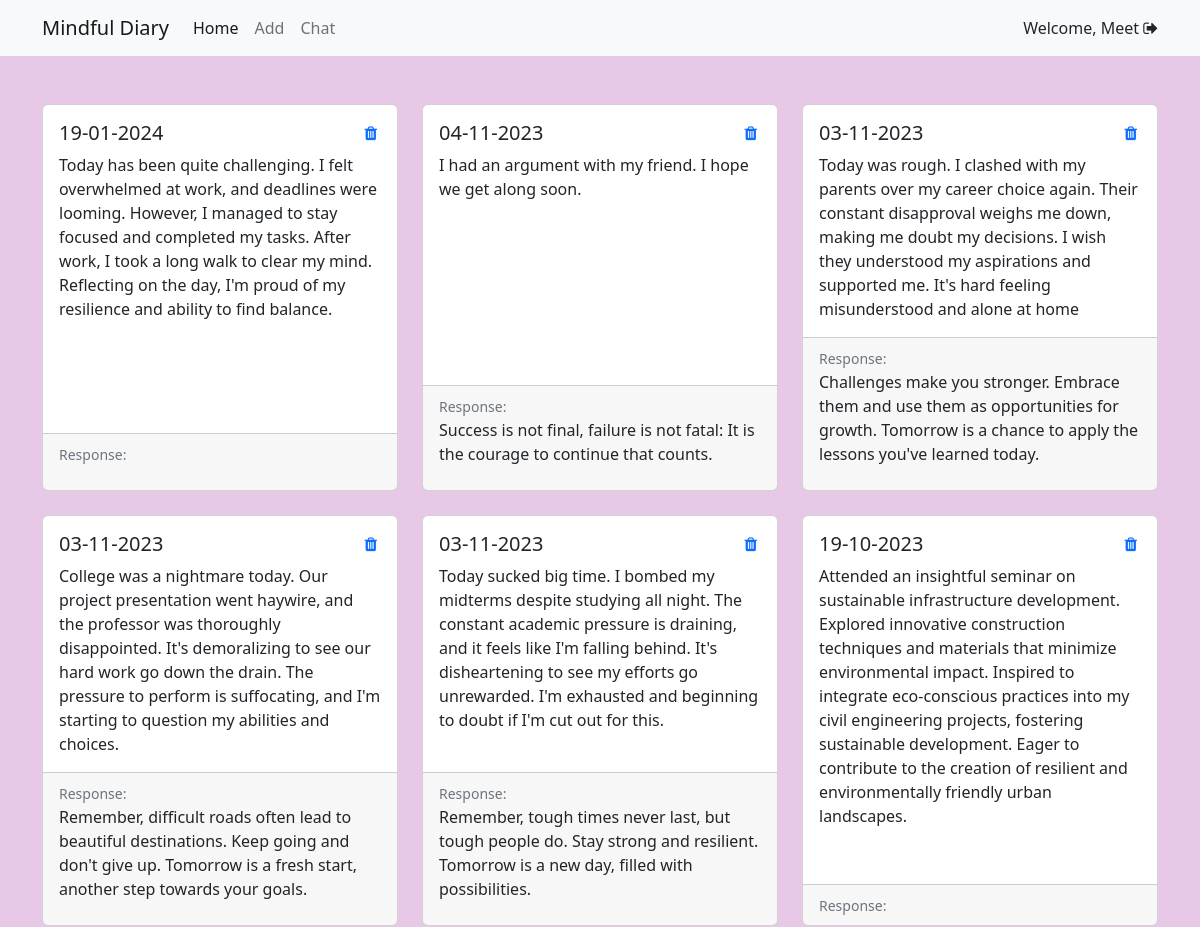
The app's page / (signed in, upper part), older data.
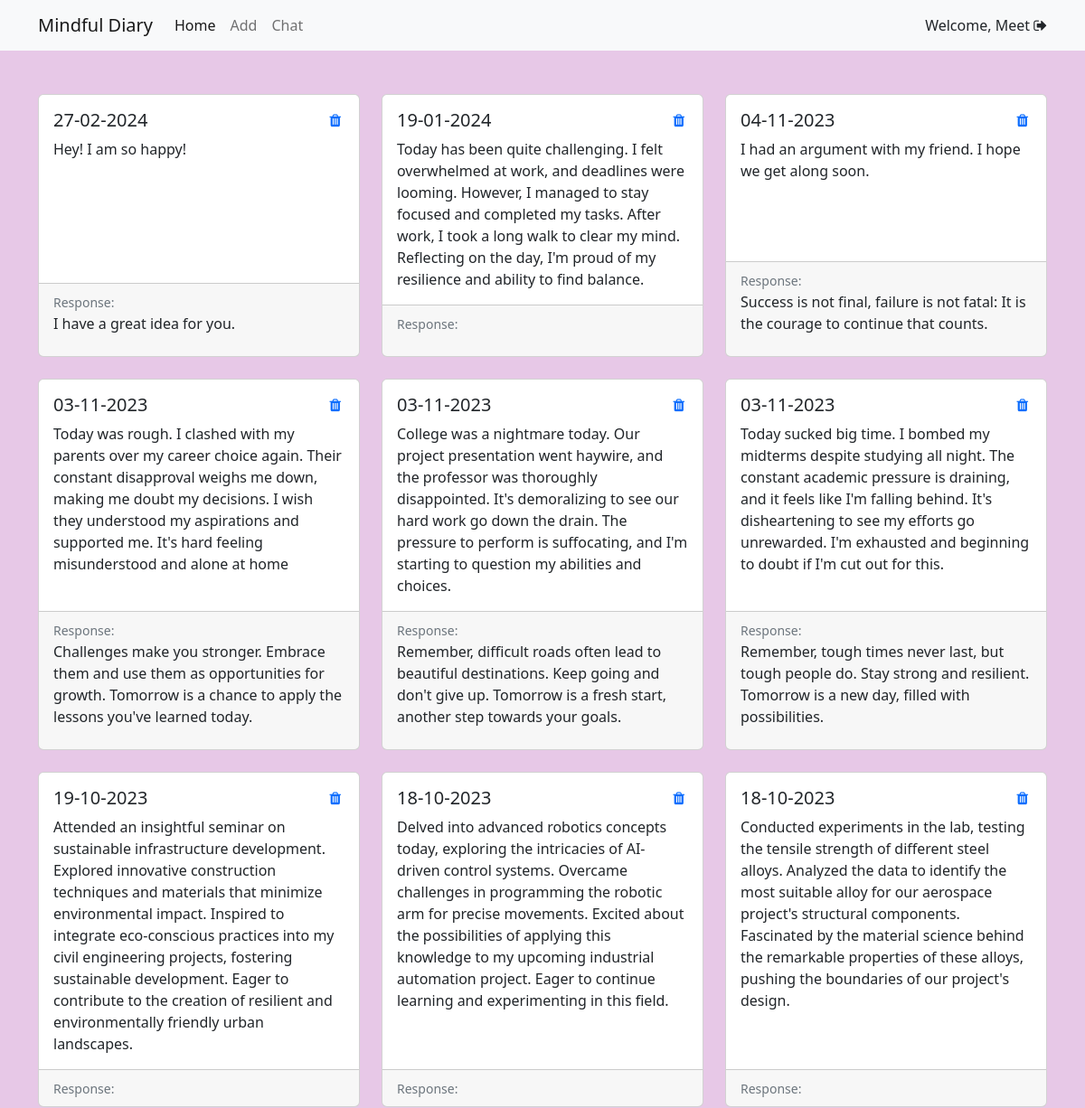
The same page, newer data.
### home/models.py (models this page shows, shortened)
class JournalEntry(models.Model):
    user = models.ForeignKey(User, on_delete=models.CASCADE)
    date = models.DateField()
    entry_text = models.TextField()

class Feedback(models.Model):
    user = models.ForeignKey(User, on_delete=models.CASCADE)
    journal_entry = models.ForeignKey(JournalEntry, on_delete=models.CASCADE)
    feedback_text = models.TextField()
    timestamp = models.DateTimeField(auto_now_add=True)

### home/views.py (the view)
# urls.py: 2. Add a URL to urlpatterns:  path('', views.home, name='home')
@login_required(login_url="/login")
def home(request):
    journal_entries = JournalEntry.objects.all().order_by('-date')
    return render(request, "index.html", context = {'page':'Home','journal_entries': journal_entries})

### home/templates/index.html (shortened to what this page needs)
{% extends "base.html" %} {% block body %}
<nav class="navbar navbar-expand-lg bg-light">
    <div class="container">
        <a class="navbar-brand" href="/">Mindful Diary</a>
        <div class="collapse navbar-collapse" id="navbarSupportedContent">
            <ul class="navbar-nav me-auto mb-2 mb-lg-0">
                <li class="nav-item">
                    <a class="nav-link active" aria-current="page" href="">Home</a>
                </li>
                <li class="nav-item">
                    <a class="nav-link" aria-current="page" href="/add">Add</a>
                </li>
                <li class="nav-item">
                    <a class="nav-link" aria-current="page" href="/chat">Chat</a>
                </li>
            </ul>
            <form class="d-flex" role="search">
                {% if request.user.is_authenticated %}
                <p class="my-auto">Welcome, {{request.user.first_name}}
                    <a style="color: inherit;" href="/logout"><i class="fa fa-sign-out"></i></a></p>
                {% else %}
                <a href="/login" class="btn btn-outline-success">Login</a>
                {% endif %}
            </form>
        </div>
    </div>
</nav>
<div class="container my-5">
    <div class="row row-cols-1 row-cols-md-3 g-4">
        {% for entry in journal_entries %}
        <div class="col">
            <div class="card h-100">
                <div class="card-body">
                    <div class="delete-button">
                        <a href="#" onclick="confirmDelete({{entry.id}})">
                            <i class="fa fa-trash" aria-hidden="true"></i>
                        </a>
                    </div>
                    <h5 class="card-title">{{ entry.date|date:"d-m-Y" }}</h5>
                    <p class="card-text">{{ entry.entry_text }}</p>
                </div>
                <div class="card-footer" id="response">
                    <small class="text-muted">Response:</small>
                    {% for feedback in entry.feedback_set.all %}
                    <p>{{ feedback.feedback_text }}</p>
                    {% endfor %}
                </div>
            </div>
        </div>
        {% endfor %}
    </div>
</div>
{% endblock body %}

Row changes from the older to the newer data that the page shows:
added JournalEntry: date "27-02-2024", entry_text "Hey! I am so happy!"
added Feedback: feedback_text "I have a great idea for you.", shown under "27-02-2024"
now on this page (row unchanged): JournalEntry: date "18-10-2023", entry_text "Delved into advanced robotics concepts today, exploring the intricacies of AI-driven control systems. Overcame challenges in programming the robotic arm for precise movements. Excited about the possibilities of applying this knowledge to my upcoming industrial automation project. Eager to continue learning and experimenting in this field."
now on this page (row unchanged): JournalEntry: date "18-10-2023", entry_text "Conducted experiments in the lab, testing the tensile strength of different steel alloys. Analyzed the data to identify the most suitable alloy for our aerospace project's structural components. Fascinated by the material science behind the remarkable properties of these alloys, pushing the boundaries of our project's design."
